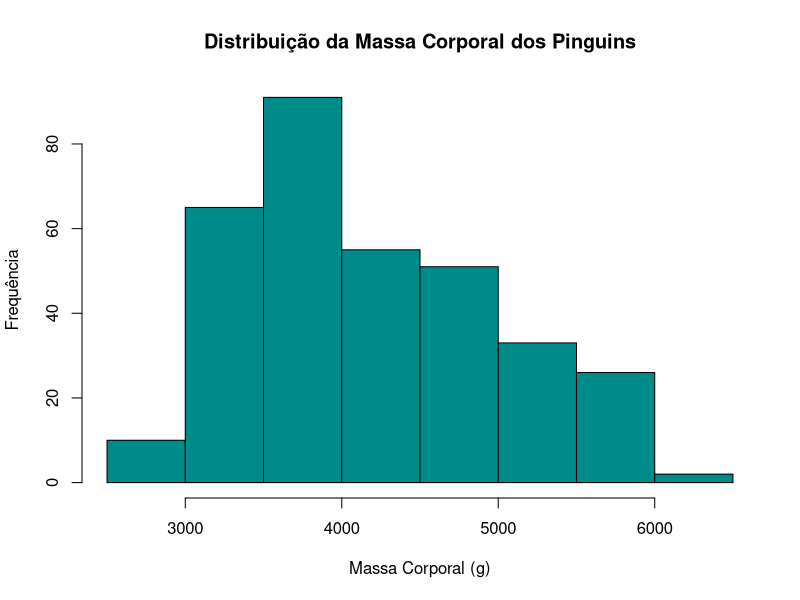
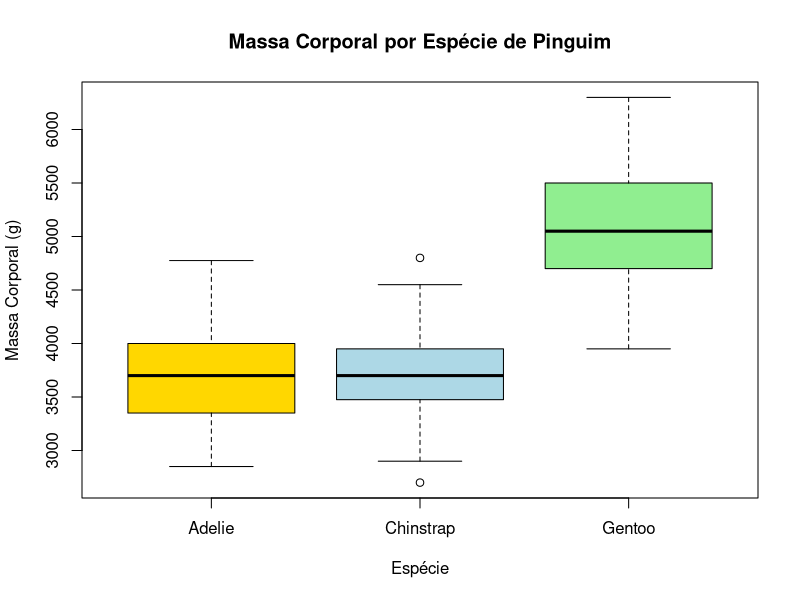
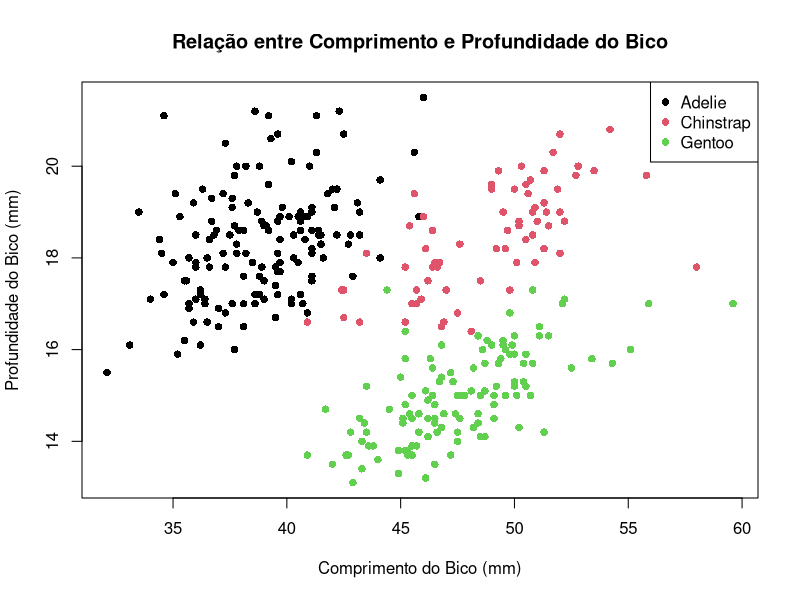
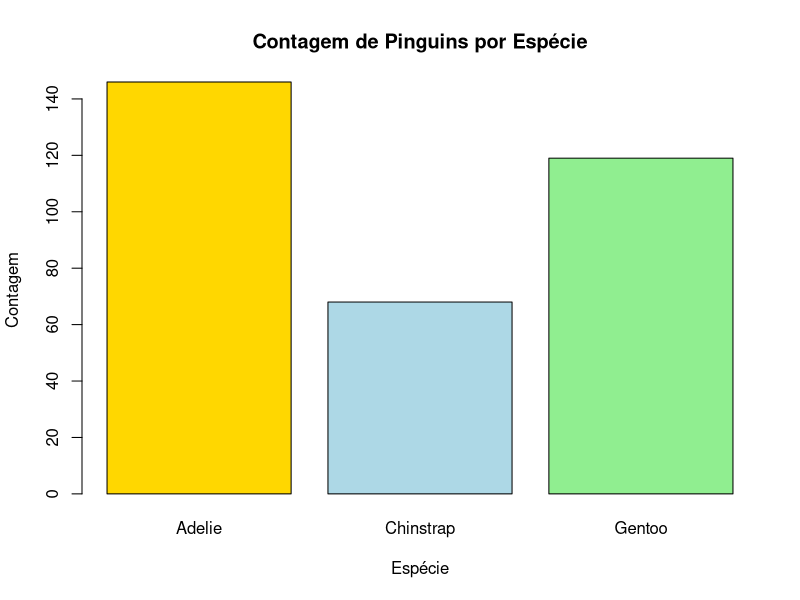
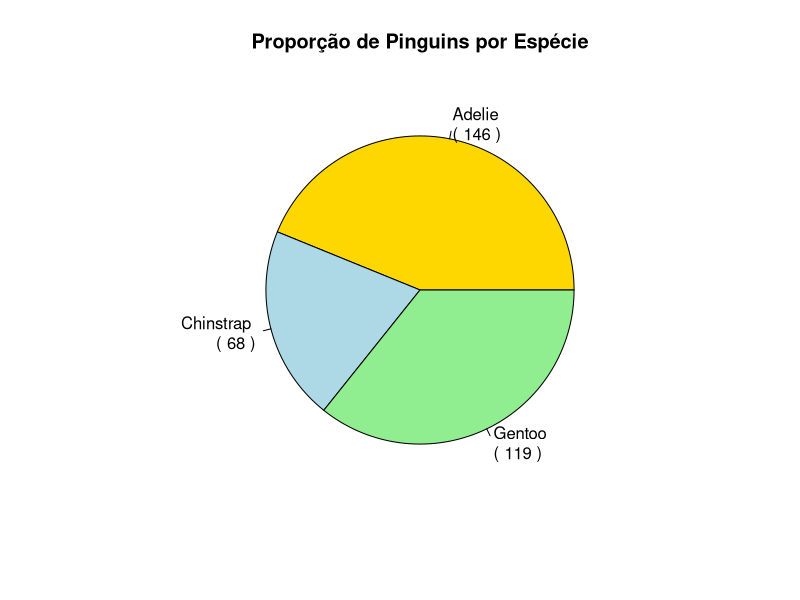
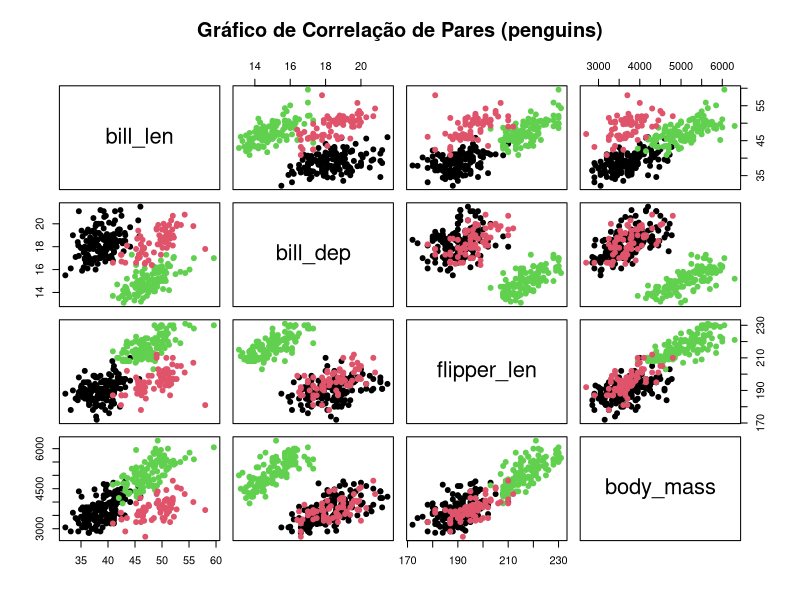

These charts were generated, in order, by the following R code:
#------------------------------------------------------------------------------#
# Aula 9: Gráficos com R Base
#------------------------------------------------------------------------------#

# 1. Introdução
# A visualização de dados é a melhor forma de explorar e comunicar.
# O R Base é ótimo para começar e para criar gráficos de forma rápida.

# O dataset é chamado 'penguins'
# Vamos dar uma olhada nele para nos familiarizarmos
head(penguins)
str(penguins)
summary(penguins)

# Note que ele já tem alguns NAs. O que faremos com eles?
# Para a aula de gráficos, vamos remover as linhas com NA para simplificar
# o que facilita a plotagem.
penguins_limpo <- na.omit(penguins)
summary(penguins_limpo)

# 2. Histograma: Para Distribuição de uma Variável Numérica
# Vamos visualizar a distribuição da massa corporal dos pinguins.
hist(penguins_limpo$body_mass, 
     main = "Distribuição da Massa Corporal dos Pinguins",
     xlab = "Massa Corporal (g)",
     ylab = "Frequência",
     col = "darkcyan",
     border = "black")

# O que essa distribuição nos diz? Parece que há um "pico"

# 3. Boxplot: Para Resumo e Comparação de Distribuição
# Agora, vamos comparar a massa corporal entre as diferentes espécies.
# Sintaxe: y ~ x (massa em função da espécie)
boxplot(body_mass ~ species, 
        data = penguins_limpo,
        main = "Massa Corporal por Espécie de Pinguim",
        xlab = "Espécie", 
        ylab = "Massa Corporal (g)",
        col = c("gold", "lightblue", "lightgreen"))

# O que esse gráfico nos revela?

# 4. Gráfico de Dispersão (Scatter Plot): Para Relação entre Duas Variáveis
# Vamos explorar a relação entre o comprimento e a profundidade do bico.
# O bico mais comprido tende a ser mais ou menos profundo?
plot(x = penguins_limpo$bill_len, 
     y = penguins_limpo$bill_dep,
     main = "Relação entre Comprimento e Profundidade do Bico",
     xlab = "Comprimento do Bico (mm)",
     ylab = "Profundidade do Bico (mm)",
     pch = 16, # Círculos sólidos
     col = penguins_limpo$species) # Usando a espécie como cor!

# Podemos adicionar uma legenda para as cores
legend("topright", legend = levels(penguins_limpo$species),
       col = 1:length(levels(penguins_limpo$species)),
       pch = 16)


# 5. Gráfico de Barras (Barplot): Para Frequências e Categorias
# Vamos contar quantos pinguins temos para cada espécie.
contagem_especies <- table(penguins_limpo$species)
print(contagem_especies)

# Agora, o gráfico de barras
barplot(contagem_especies,
        main = "Contagem de Pinguins por Espécie",
        xlab = "Espécie",
        ylab = "Contagem",
        col = c("gold", "lightblue", "lightgreen"))

# 6. Gráfico de Pizza (Setores): Para Partes de um Todo
# O gráfico de pizza é muito conhecido para mostrar proporções (partes de um todo).
# No entanto, em ciência de dados, é frequentemente criticado por ser difícil
# de comparar proporções entre fatias. É melhor usar um gráfico de barras para isso.
# Ainda assim, é uma visualização popular e útil em alguns casos.

# Vamos criar um gráfico de pizza para a contagem de pinguins por espécie
contagem_especies <- table(penguins_limpo$species)

pie(contagem_especies,
    main = "Proporção de Pinguins por Espécie",
    col = c("gold", "lightblue", "lightgreen"),
    labels = paste(names(contagem_especies), "\n(", contagem_especies, ")"))

# Os rótulos personalizados com paste() são úteis para incluir a contagem.

#------------------------------------------------------------------------------#

# 7. Gráfico de Correlação: Visualizando Relações Múltiplas
# O R Base tem uma função muito útil para criar uma matriz de gráficos de dispersão,
# que é perfeita para visualizar a relação entre VÁRIAS variáveis numéricas de uma vez.
# Isso ajuda a identificar rapidamente quais variáveis podem estar correlacionadas.

# Vamos selecionar algumas variáveis numéricas do dataset 'penguins_limpo'
# para explorar suas correlações.
variaveis_para_cor <- penguins_limpo[ , c("bill_len", "bill_dep", "flipper_len", 
                                          "body_mass")]

# A função `pairs()` é a sua ferramenta aqui!
pairs(variaveis_para_cor,
      main = "Gráfico de Correlação de Pares (penguins)",
      pch = 19, # Tipo de ponto
      col = as.numeric(penguins_limpo$species) # Usando a espécie para colorir
)

# O que esse gráfico nos diz?
# Olhando a diagonal inferior, você pode ver que 'flipper_length_mm' e 'body_mass_g'
# parecem ter uma forte relação positiva (os pontos formam uma linha inclinada).
# Isso faz sentido, pinguins maiores (maior massa corporal) tendem a ter nadadeiras maiores!
